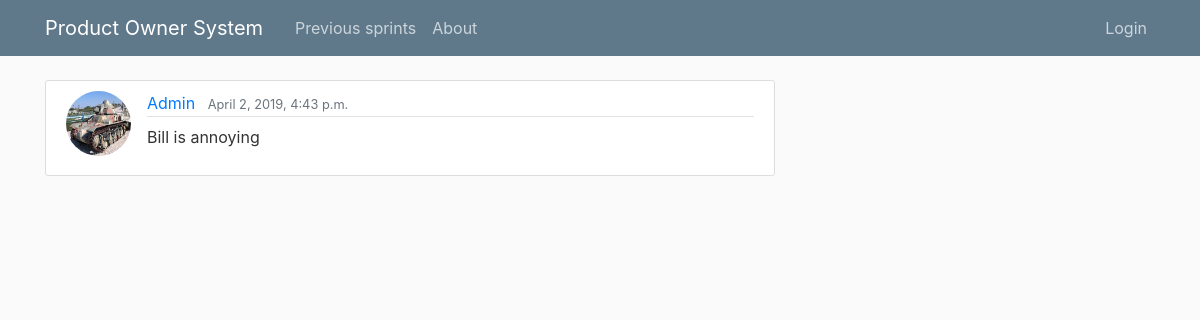
The app's page /post/1/ with its own data.
### userPosts/models.py (models this page shows, shortened)
class Post(models.Model):
    title = models.CharField(max_length=100)
    content = models.TextField()
    date_posted = models.DateTimeField(auto_now_add=True)
    author = models.ForeignKey(User, on_delete=models.CASCADE, default='')

### users/models.py (models this page shows, shortened)
class Profile(models.Model):
    user = models.OneToOneField(User, on_delete=models.CASCADE)
    image = models.ImageField(default='default.jpg', upload_to='profile_pics')

### userPosts/views.py (the view)
# urls.py: path('post/<int:pk>/', PostDetailView.as_view(), name='post-detail'),
class PostDetailView(DetailView):
    model = Post

### userPosts/templates/userPosts/post_detail.html (shortened to what this page needs)
{% extends "userPosts/base.html" %}
{% block content %}
    <article class="media content-section">
        <img class="rounded-circle article-img" src="{{ object.author.profile.image.url }}">
      <div class="media-body">
        <div class="article-metadata">
          <a class="mr-2" href="{% url 'user-posts' object.author.username %}">{{ object.author }}</a>
          <small class="text-muted">{{ object.date_posted }}</small>
        </div>
        <p class="article-content">{{ object.content }}</p>
      </div>
    </article>
{% endblock content %}

### userPosts/static/userPosts/main.css (style rules this page uses)
body { background: #fafafa; color: #333333; margin-top: 5rem; }
.content-section { background: #ffffff; padding: 10px 20px; border: 1px solid #dddddd; border-radius: 3px; margin-bottom: 20px; }
.article-content { white-space: pre-line; }
.article-img { height: 65px; width: 65px; margin-right: 16px; }
.article-metadata { padding-bottom: 1px; margin-bottom: 4px; border-bottom: 1px solid #e3e3e3 }

### records on screen
Post: author.profile.image (picture), author "Admin", date_posted "April 2, 2019, 4:43 p.m.", content "Bill is annoying"
